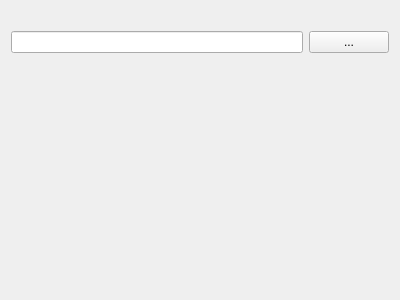
<?xml version="1.0" encoding="UTF-8"?>
<ui version="4.0">
 <class>AccountConfigurationWidget</class>
 <widget class="QWidget" name="AccountConfigurationWidget">
  <property name="geometry">
   <rect>
    <x>0</x>
    <y>0</y>
    <width>400</width>
    <height>300</height>
   </rect>
  </property>
  <property name="windowTitle">
   <string/>
  </property>
  <layout class="QGridLayout" name="gridLayout_2">
   <item row="0" column="0">
    <layout class="QGridLayout" name="gridLayout">
     <item row="0" column="0">
      <widget class="QLabel" name="Label_">
       <property name="text">
        <string/>
       </property>
      </widget>
     </item>
     <item row="1" column="0">
      <widget class="QLineEdit" name="AccountBasePath_"/>
     </item>
     <item row="1" column="1">
      <widget class="QPushButton" name="OpenAccountBase_">
       <property name="text">
        <string>...</string>
       </property>
      </widget>
     </item>
    </layout>
   </item>
   <item row="1" column="0">
    <spacer name="verticalSpacer">
     <property name="orientation">
      <enum>Qt::Vertical</enum>
     </property>
     <property name="sizeHint" stdset="0">
      <size>
       <width>20</width>
       <height>233</height>
      </size>
     </property>
    </spacer>
   </item>
  </layout>
 </widget>
 <resources/>
 <connections/>
</ui>
